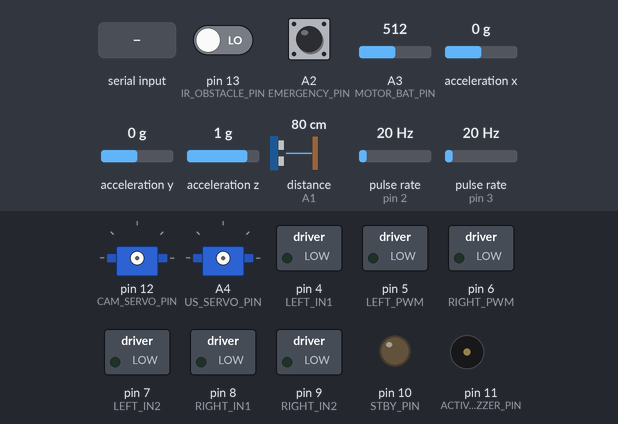
Simulated run of this sketch. Board: Arduino Uno, built with avr-gcc and run on an emulated ATmega328P. On the bench: 2 × servo, switched loads named in the sketch (green lamp = pin HIGH), output pins drawn as LEDs (lit = HIGH), buzzer (waves = sounding, pin HIGH). Wiring (inferred from the names in the program): ultrasonic range finder: trigger A0; echo A1; 2 × pulse sensor: data pin 2 / data pin 3; MPU-6050 motion sensor at I2C address 0x68. The test bench sets the inputs (shaded band); at power-on: distance to the obstacle (sensor on A1) 80 cm, pin 13 (IR_OBSTACLE_PIN) LOW, A2 (EMERGENCY_PIN) HIGH, A3 (MOTOR_BAT_PIN) = 512, acceleration x 0 g, acceleration y 0 g, acceleration z 1 g, pulse rate (sensors on pin 2, pin 3) 20 Hz. The echo pulse lasts 58.3 µs per cm; pins used as bus, display or sensor lines are not drawn; what the sketch prints to the serial monitor is not drawn.

Above: at 0.1 s.
At 1.7 s:
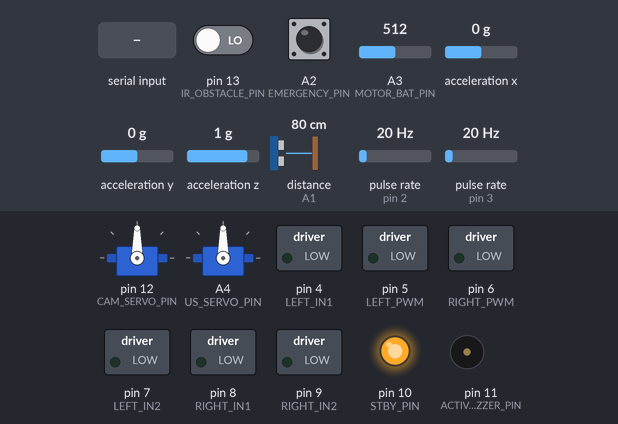
1.8 s: "ALARM90\n" received over Serial
At 1.89 s:
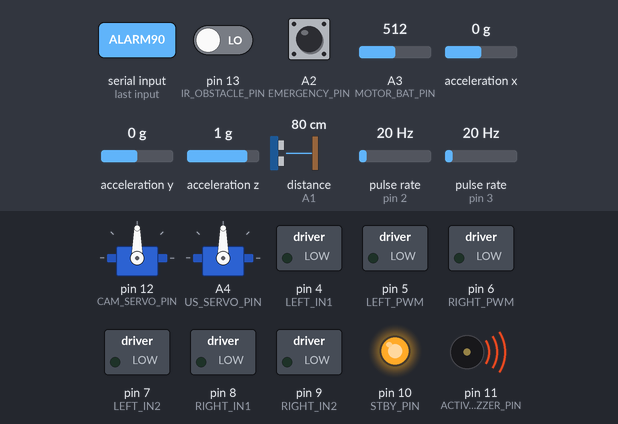
5.3 s: distance to the obstacle (sensor on A1) set to 2 cm
Timing chart, 0 to 8.3 s (numbered marks = the images above; inputs shaded):
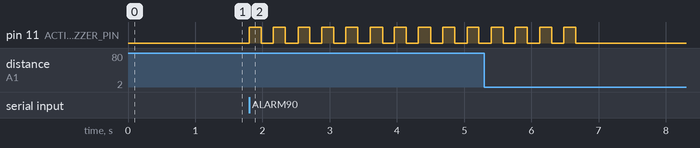

The sketch:

smart_car_r4_no_display.ino
```cpp
/*
  Smart AI Car - Arduino UNO R4 WiFi firmware PLUS
  NO OLED + NO Freenove 8 RGB LED + NO speaker/amplifier version.

  Added:
  - Motor battery voltage/percent telemetry via voltage divider on A3
  - BEEP command for one short beep on wrong face
  - 2 servo motors: camera pan + HC-SR04 pan
  - Keeps motor/sensor safety logic

  Safety:
  - Motor power must go to TB6612 VM, not Arduino 5V.
  - Arduino GND, motor battery GND, TB6612 GND must be common.
  - Raspberry Pi connects to Arduino by USB only. Do not wire Arduino 5V GPIO to Pi GPIO.
  - If reading motor battery on A3, use a resistor divider. Do NOT connect motor battery + directly to A3.
*/

#include <Wire.h>
#include <Servo.h>

// ===== PIN MAP =====
const int ENC_LEFT_PIN  = 2;
const int ENC_RIGHT_PIN = 3;

const int LEFT_IN1  = 4;
const int LEFT_PWM  = 5;
const int RIGHT_PWM = 6;
const int LEFT_IN2  = 7;
const int RIGHT_IN1 = 8;
const int RIGHT_IN2 = 9;
const int STBY_PIN  = 10;

const int ACTIVE_BUZZER_PIN = 11;  // recommended: drive buzzer through NPN transistor
const int CAM_SERVO_PIN = 12;      // camera pan servo signal
const int IR_OBSTACLE_PIN = 13;    // IR obstacle digital output

const int US_TRIG_PIN = A0;
const int US_ECHO_PIN = A1;
const int EMERGENCY_PIN = A2;      // button to GND, INPUT_PULLUP
const int MOTOR_BAT_PIN = A3;      // motor battery through voltage divider
const int US_SERVO_PIN = A4;       // HC-SR04 pan servo signal

// ===== CONFIG =====
bool LEFT_INVERT = false;
bool RIGHT_INVERT = false;
bool IR_ACTIVE_LOW = true;         // if IR status is reversed, change this

const float WHEEL_DIAMETER_M = 0.065; // change to your wheel diameter
const int PULSES_PER_REV = 20;        // change to your encoder disk slots
const int MAX_PWM = 220;              // soft limit
const int OBSTACLE_STOP_CM = 12;
const int SERVO_MIN_ANGLE = 15;
const int SERVO_MAX_ANGLE = 165;
const int SERVO_CENTER_ANGLE = 90;

// Motor battery voltage divider, default: motor+ -> 100k -> A3 -> 47k -> GND
// This keeps A3 safe even with motor batteries around 6-12V. Adjust if your resistors differ.
const float ADC_REF_V = 5.0;
const float BAT_R_TOP = 100000.0;
const float BAT_R_BOTTOM = 47000.0;
// Adjust these to your motor battery type:
// 2 x AA: empty≈2.0, full≈3.2. 4 x AA: empty≈4.8, full≈6.4. 2 x 18650: empty≈6.4, full≈8.4.
const float MOTOR_BAT_EMPTY_V = 4.8;
const float MOTOR_BAT_FULL_V  = 6.4;

// GY-87 usually contains MPU6050 at address 0x68
const uint8_t MPU_ADDR = 0x68;
bool mpuOK = false;
float lastAccMag = 1.0;
unsigned long lastMpuMs = 0;

volatile unsigned long pulseLeft = 0;
volatile unsigned long pulseRight = 0;

Servo camServo;
Servo usServo;
int camAngle = SERVO_CENTER_ANGLE;
int usAngle = SERVO_CENTER_ANGLE;

bool unlocked = false;
bool emergency = false;
bool alarmActive = false;
bool beepActive = false;
bool tiltWarning = false;
bool impactWarning = false;
String modeName = "LOCKED";

float rpmL = 0, rpmR = 0;
float speedL = 0, speedR = 0, speedAvg = 0;
float distanceCm = -1;
bool irObstacle = false;
float motorBatV = 0.0;
float motorBatPct = 0.0;

unsigned long lastCommandMs = 0;
unsigned long lastTelemetryMs = 0;
unsigned long lastSpeedMs = 0;
unsigned long alarmUntilMs = 0;
unsigned long beepUntilMs = 0;

void isrLeft() { pulseLeft++; }
void isrRight() { pulseRight++; }

int clampAngle(int angle) {
  if (angle < SERVO_MIN_ANGLE) return SERVO_MIN_ANGLE;
  if (angle > SERVO_MAX_ANGLE) return SERVO_MAX_ANGLE;
  return angle;
}

void setCameraServo(int angle) {
  camAngle = clampAngle(angle);
  camServo.write(camAngle);
}

void setUltrasonicServo(int angle) {
  usAngle = clampAngle(angle);
  usServo.write(usAngle);
}

void setBothServos(int angle) {
  angle = clampAngle(angle);
  setCameraServo(angle);
  setUltrasonicServo(angle);
}


int clampPWM(int v) {
  if (v > MAX_PWM) return MAX_PWM;
  if (v < -MAX_PWM) return -MAX_PWM;
  return v;
}

void setSide(int pwmPin, int in1Pin, int in2Pin, int speedVal, bool invert) {
  speedVal = clampPWM(speedVal);
  if (invert) speedVal = -speedVal;

  if (speedVal > 0) {
    digitalWrite(in1Pin, HIGH);
    digitalWrite(in2Pin, LOW);
    analogWrite(pwmPin, speedVal);
  } else if (speedVal < 0) {
    digitalWrite(in1Pin, LOW);
    digitalWrite(in2Pin, HIGH);
    analogWrite(pwmPin, -speedVal);
  } else {
    digitalWrite(in1Pin, LOW);
    digitalWrite(in2Pin, LOW);
    analogWrite(pwmPin, 0);
  }
}

void stopMotors() {
  setSide(LEFT_PWM, LEFT_IN1, LEFT_IN2, 0, LEFT_INVERT);
  setSide(RIGHT_PWM, RIGHT_IN1, RIGHT_IN2, 0, RIGHT_INVERT);
}

bool forwardBlocked(int left, int right) {
  bool forward = (left > 0 && right > 0);
  if (!forward) return false;
  if (distanceCm > 0 && distanceCm < OBSTACLE_STOP_CM) return true;
  if (irObstacle) return true;
  return false;
}

void driveMotors(int left, int right) {
  if (!unlocked || emergency || alarmActive || tiltWarning || impactWarning) {
    stopMotors();
    return;
  }
  if (forwardBlocked(left, right)) {
    stopMotors();
    return;
  }
  digitalWrite(STBY_PIN, HIGH);
  setSide(LEFT_PWM, LEFT_IN1, LEFT_IN2, left, LEFT_INVERT);
  setSide(RIGHT_PWM, RIGHT_IN1, RIGHT_IN2, right, RIGHT_INVERT);
}

float readDistanceCm() {
  digitalWrite(US_TRIG_PIN, LOW);
  delayMicroseconds(2);
  digitalWrite(US_TRIG_PIN, HIGH);
  delayMicroseconds(10);
  digitalWrite(US_TRIG_PIN, LOW);
  unsigned long dur = pulseIn(US_ECHO_PIN, HIGH, 25000UL);
  if (dur == 0) return -1;
  return dur / 58.0;
}

void updateMotorBattery() {
  int raw = analogRead(MOTOR_BAT_PIN); // UNO R4 analogRead default 0-1023
  float pinV = raw * ADC_REF_V / 1023.0;
  motorBatV = pinV * (BAT_R_TOP + BAT_R_BOTTOM) / BAT_R_BOTTOM;
  motorBatPct = (motorBatV - MOTOR_BAT_EMPTY_V) * 100.0 / (MOTOR_BAT_FULL_V - MOTOR_BAT_EMPTY_V);
  if (motorBatPct < 0) motorBatPct = 0;
  if (motorBatPct > 100) motorBatPct = 100;
}

void updateSpeed() {
  unsigned long now = millis();
  if (now - lastSpeedMs < 500) return;
  float dt = (now - lastSpeedMs) / 1000.0;
  lastSpeedMs = now;

  noInterrupts();
  unsigned long pL = pulseLeft;
  unsigned long pR = pulseRight;
  pulseLeft = 0;
  pulseRight = 0;
  interrupts();

  rpmL = (pL / (float)PULSES_PER_REV) * (60.0 / dt);
  rpmR = (pR / (float)PULSES_PER_REV) * (60.0 / dt);
  float circumference = 3.1415926 * WHEEL_DIAMETER_M;
  speedL = circumference * rpmL / 60.0;
  speedR = circumference * rpmR / 60.0;
  speedAvg = (speedL + speedR) / 2.0;
}

bool i2cDevicePresent(uint8_t addr) {
  Wire.beginTransmission(addr);
  return Wire.endTransmission() == 0;
}

void initMPU6050() {
  mpuOK = i2cDevicePresent(MPU_ADDR);
  if (!mpuOK) {
    Serial.println("WARN MPU6050_NOT_FOUND");
    return;
  }
  Wire.beginTransmission(MPU_ADDR);
  Wire.write(0x6B); // PWR_MGMT_1
  Wire.write(0x00); // wake up
  Wire.endTransmission(true);
  Serial.println("OK MPU6050_FOUND");
}

bool readMPUAccel(float &ax, float &ay, float &az) {
  if (!mpuOK) return false;
  Wire.beginTransmission(MPU_ADDR);
  Wire.write(0x3B);
  if (Wire.endTransmission(false) != 0) return false;
  if (Wire.requestFrom(MPU_ADDR, (uint8_t)6) != 6) return false;
  int16_t rawX = (Wire.read() << 8) | Wire.read();
  int16_t rawY = (Wire.read() << 8) | Wire.read();
  int16_t rawZ = (Wire.read() << 8) | Wire.read();
  ax = rawX / 16384.0;
  ay = rawY / 16384.0;
  az = rawZ / 16384.0;
  return true;
}

void updateMPU() {
  if (millis() - lastMpuMs < 120) return;
  lastMpuMs = millis();
  float ax, ay, az;
  if (!readMPUAccel(ax, ay, az)) return;
  float mag = sqrt(ax*ax + ay*ay + az*az);

  tiltWarning = (abs(az) < 0.45 || abs(ax) > 0.90 || abs(ay) > 0.90);
  if (abs(mag - lastAccMag) > 1.25) impactWarning = true;
  lastAccMag = mag;
}

void startAlarm(int seconds) {
  alarmActive = true;
  alarmUntilMs = millis() + (unsigned long)seconds * 1000UL;
  stopMotors();
}

void startBeep(int ms) {
  if (ms < 20) ms = 20;
  if (ms > 2000) ms = 2000;
  beepActive = true;
  beepUntilMs = millis() + (unsigned long)ms;
  digitalWrite(ACTIVE_BUZZER_PIN, HIGH);
}

void updateBuzzer() {
  if (beepActive) {
    if (millis() > beepUntilMs) {
      beepActive = false;
      digitalWrite(ACTIVE_BUZZER_PIN, LOW);
    }
    return;
  }
  if (!alarmActive) {
    digitalWrite(ACTIVE_BUZZER_PIN, LOW);
    return;
  }
  if (millis() > alarmUntilMs) {
    alarmActive = false;
    digitalWrite(ACTIVE_BUZZER_PIN, LOW);
    return;
  }
  bool on = ((millis() / 180) % 2) == 0;
  digitalWrite(ACTIVE_BUZZER_PIN, on ? HIGH : LOW);
}

void sendTelemetry() {
  Serial.print("{\"speedL\":"); Serial.print(speedL, 3);
  Serial.print(",\"speedR\":"); Serial.print(speedR, 3);
  Serial.print(",\"speed\":"); Serial.print(speedAvg, 3);
  Serial.print(",\"speedMpm\":"); Serial.print(speedAvg * 60.0, 2);
  Serial.print(",\"rpmL\":"); Serial.print(rpmL, 1);
  Serial.print(",\"rpmR\":"); Serial.print(rpmR, 1);
  Serial.print(",\"dist\":"); Serial.print(distanceCm, 1);
  Serial.print(",\"ir\":"); Serial.print(irObstacle ? 1 : 0);
  Serial.print(",\"emg\":"); Serial.print(emergency ? 1 : 0);
  Serial.print(",\"tilt\":"); Serial.print(tiltWarning ? 1 : 0);
  Serial.print(",\"impact\":"); Serial.print(impactWarning ? 1 : 0);
  Serial.print(",\"mpuOK\":"); Serial.print(mpuOK ? 1 : 0);
  Serial.print(",\"motorBatV\":"); Serial.print(motorBatV, 2);
  Serial.print(",\"motorBatPct\":"); Serial.print(motorBatPct, 0);
  Serial.print(",\"camAngle\":"); Serial.print(camAngle);
  Serial.print(",\"usAngle\":"); Serial.print(usAngle);
  Serial.print(",\"arduinoLocked\":"); Serial.print(unlocked ? 0 : 1);
  Serial.println("}");
}

void handleCommand(String cmd) {
  cmd.trim();
  if (cmd.length() == 0) return;
  lastCommandMs = millis();

  if (cmd == "UNLOCK") {
    unlocked = true;
    emergency = false;
    tiltWarning = false;
    impactWarning = false;
    modeName = "WEB";
    Serial.println("OK UNLOCK");
    return;
  }
  if (cmd == "LOCK") {
    unlocked = false;
    modeName = "LOCKED";
    stopMotors();
    Serial.println("OK LOCK");
    return;
  }
  if (cmd == "RESET_WARN") {
    tiltWarning = false;
    impactWarning = false;
    emergency = false;
    Serial.println("OK RESET_WARN");
    return;
  }
  if (cmd == "S" || cmd == "STOP") {
    stopMotors();
    if (unlocked && modeName != "VOICE") modeName = "WEB";
    Serial.println("OK STOP");
    return;
  }
  if (cmd.startsWith("MODE ")) {
    modeName = cmd.substring(5);
    Serial.print("OK MODE "); Serial.println(modeName);
    return;
  }
  if (cmd.startsWith("BEEP")) {
    int ms = 140;
    int sp = cmd.indexOf(' ');
    if (sp > 0) ms = cmd.substring(sp+1).toInt();
    startBeep(ms);
    Serial.println("OK BEEP");
    return;
  }
  if (cmd.startsWith("ALARM")) {
    int sec = 5;
    int sp = cmd.indexOf(' ');
    if (sp > 0) sec = cmd.substring(sp+1).toInt();
    if (sec <= 0) sec = 5;
    startAlarm(sec);
    Serial.println("OK ALARM");
    return;
  }
  if (cmd.startsWith("SERVO ")) {
    int p1 = cmd.indexOf(' ');
    int p2 = cmd.indexOf(' ', p1 + 1);
    if (p2 < 0) { Serial.println("ERR SERVO format"); return; }
    String target = cmd.substring(p1 + 1, p2);
    target.toUpperCase();
    int angle = cmd.substring(p2 + 1).toInt();
    angle = clampAngle(angle);
    if (target == "CAM") {
      setCameraServo(angle);
      Serial.print("OK SERVO CAM "); Serial.println(camAngle);
      return;
    }
    if (target == "US") {
      setUltrasonicServo(angle);
      Serial.print("OK SERVO US "); Serial.println(usAngle);
      return;
    }
    if (target == "BOTH") {
      setBothServos(angle);
      Serial.print("OK SERVO BOTH "); Serial.println(angle);
      return;
    }
    Serial.println("ERR SERVO target");
    return;
  }
  if (cmd.startsWith("LOOK ")) {
    String where = cmd.substring(5);
    where.toUpperCase();
    if (where == "LEFT") {
      setBothServos(150);
      Serial.println("OK LOOK LEFT");
      return;
    }
    if (where == "RIGHT") {
      setBothServos(30);
      Serial.println("OK LOOK RIGHT");
      return;
    }
    if (where == "CENTER" || where == "CENTRE") {
      setBothServos(SERVO_CENTER_ANGLE);
      Serial.println("OK LOOK CENTER");
      return;
    }
    Serial.println("ERR LOOK target");
    return;
  }
  if (cmd.startsWith("D ")) {
    int p1 = cmd.indexOf(' ');
    int p2 = cmd.indexOf(' ', p1 + 1);
    if (p2 < 0) { Serial.println("ERR D format"); return; }
    int left = cmd.substring(p1+1, p2).toInt();
    int right = cmd.substring(p2+1).toInt();
    driveMotors(left, right);
    Serial.println("OK D");
    return;
  }
  Serial.println("ERR UNKNOWN");
}

void setup() {
  Serial.begin(115200);
  delay(500);

  pinMode(LEFT_IN1, OUTPUT); pinMode(LEFT_IN2, OUTPUT); pinMode(LEFT_PWM, OUTPUT);
  pinMode(RIGHT_IN1, OUTPUT); pinMode(RIGHT_IN2, OUTPUT); pinMode(RIGHT_PWM, OUTPUT);
  pinMode(STBY_PIN, OUTPUT);
  digitalWrite(STBY_PIN, HIGH);

  pinMode(ACTIVE_BUZZER_PIN, OUTPUT);
  digitalWrite(ACTIVE_BUZZER_PIN, LOW);
  pinMode(IR_OBSTACLE_PIN, INPUT);
  pinMode(US_TRIG_PIN, OUTPUT);
  pinMode(US_ECHO_PIN, INPUT);
  pinMode(EMERGENCY_PIN, INPUT_PULLUP);
  pinMode(MOTOR_BAT_PIN, INPUT);

  pinMode(ENC_LEFT_PIN, INPUT_PULLUP);
  pinMode(ENC_RIGHT_PIN, INPUT_PULLUP);
  attachInterrupt(digitalPinToInterrupt(ENC_LEFT_PIN), isrLeft, RISING);
  attachInterrupt(digitalPinToInterrupt(ENC_RIGHT_PIN), isrRight, RISING);

  camServo.attach(CAM_SERVO_PIN);
  usServo.attach(US_SERVO_PIN);
  setBothServos(SERVO_CENTER_ANGLE);

  Wire.begin();
  initMPU6050();

  stopMotors();
  lastSpeedMs = millis();
  lastCommandMs = millis();
  Serial.println("SMART_CAR_R4_PLUS_READY");
}

void loop() {
  if (Serial.available()) {
    String cmd = Serial.readStringUntil('\n');
    handleCommand(cmd);
  }

  emergency = digitalRead(EMERGENCY_PIN) == LOW;
  if (emergency) stopMotors();

  int irRaw = digitalRead(IR_OBSTACLE_PIN);
  irObstacle = IR_ACTIVE_LOW ? (irRaw == LOW) : (irRaw == HIGH);

  static unsigned long lastDistMs = 0;
  if (millis() - lastDistMs > 120) {
    lastDistMs = millis();
    distanceCm = readDistanceCm();
  }

  static unsigned long lastBatMs = 0;
  if (millis() - lastBatMs > 700) {
    lastBatMs = millis();
    updateMotorBattery();
  }

  updateSpeed();
  updateMPU();

  if (millis() - lastCommandMs > 1200) stopMotors();
  if (tiltWarning || impactWarning) stopMotors();

  updateBuzzer();

  if (millis() - lastTelemetryMs > 250) {
    lastTelemetryMs = millis();
    sendTelemetry();
  }
}
```

Measured:
- after the input at 1.8 s, pin 11 (ACTIVE_BUZZER_PIN): alternates HIGH for 0.18 s and LOW for 0.18 s, starting at once
